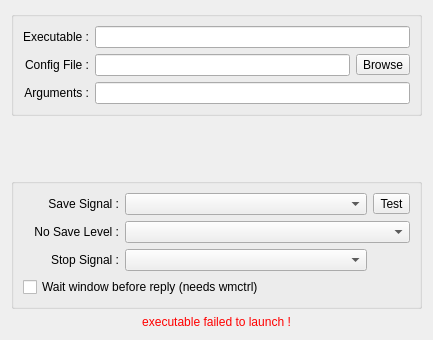
<?xml version="1.0" encoding="UTF-8"?>
<ui version="4.0">
 <class>Dialog</class>
 <widget class="QDialog" name="Dialog">
  <property name="geometry">
   <rect>
    <x>0</x>
    <y>0</y>
    <width>433</width>
    <height>340</height>
   </rect>
  </property>
  <property name="windowTitle">
   <string>Non NSM properties</string>
  </property>
  <layout class="QVBoxLayout" name="verticalLayout">
   <item>
    <layout class="QVBoxLayout" name="verticalLayout_2">
     <item>
      <widget class="QGroupBox" name="groupBox">
       <property name="toolTip">
        <string>&lt;html&gt;&lt;head/&gt;&lt;body&gt;&lt;p&gt;Command-line options are incompatible with robust session management for a variety of reasons, so the NSM server does not support them directly.&lt;/p&gt;&lt;p&gt;Some audio programs doesn't have NSM implementation yet, but they can have a LASH/LADISH implementation, and we can use it for the save signal.&lt;/p&gt;&lt;p&gt;Be warned that referring to files outside of the session directory will impair your ability to reliably archive and transport sessions. &lt;br/&gt;&lt;br/&gt;Patching the program to use NSM natively will result in a better experience. &lt;/p&gt;&lt;/body&gt;&lt;/html&gt;</string>
       </property>
       <property name="title">
        <string/>
       </property>
       <layout class="QGridLayout" name="gridLayout_3">
        <item row="1" column="1">
         <widget class="QLineEdit" name="lineEditConfigFile">
          <property name="toolTip">
           <string>&lt;html&gt;&lt;head/&gt;&lt;body&gt;&lt;p&gt;The program will be started with its current directory being a uniquely named directory under the current session directory. &lt;/p&gt;&lt;p&gt;It is recommended that you only refer to files in the current directory.&lt;/p&gt;&lt;/body&gt;&lt;/html&gt;</string>
          </property>
         </widget>
        </item>
        <item row="1" column="0">
         <widget class="QLabel" name="label_3">
          <property name="toolTip">
           <string>&lt;html&gt;&lt;head/&gt;&lt;body&gt;&lt;p&gt;The program will be started with its current directory being a uniquely named directory under the current session directory. &lt;/p&gt;&lt;p&gt;It is recommended that you only refer to files in the current directory.&lt;/p&gt;&lt;/body&gt;&lt;/html&gt;</string>
          </property>
          <property name="text">
           <string>Config File :</string>
          </property>
          <property name="alignment">
           <set>Qt::AlignRight|Qt::AlignTrailing|Qt::AlignVCenter</set>
          </property>
         </widget>
        </item>
        <item row="0" column="0">
         <widget class="QLabel" name="label_2">
          <property name="toolTip">
           <string>&lt;html&gt;&lt;head/&gt;&lt;body&gt;&lt;p&gt;Command-line options are incompatible with robust session management for a variety of reasons, so the NSM server does not support them directly.&lt;/p&gt;&lt;p&gt;Some audio programs doesn't have NSM implementation yet, but they can have a LASH/LADISH implementation, and we can use it for the save signal.&lt;/p&gt;&lt;p&gt;Be warned that referring to files outside of the session directory will impair your ability to reliably archive and transport sessions. &lt;br/&gt;&lt;br/&gt;Patching the program to use NSM natively will result in a better experience. &lt;/p&gt;&lt;/body&gt;&lt;/html&gt;</string>
          </property>
          <property name="text">
           <string>Executable :</string>
          </property>
          <property name="alignment">
           <set>Qt::AlignRight|Qt::AlignTrailing|Qt::AlignVCenter</set>
          </property>
         </widget>
        </item>
        <item row="0" column="1" colspan="2">
         <widget class="QLineEdit" name="lineEditExecutable">
          <property name="toolTip">
           <string>&lt;html&gt;&lt;head/&gt;&lt;body&gt;&lt;p&gt;Command-line options are incompatible with robust session management for a variety of reasons, so the NSM server does not support them directly.&lt;/p&gt;&lt;p&gt;Some audio programs doesn't have NSM implementation yet, but they can have a LASH/LADISH implementation, and we can use it for the save signal.&lt;/p&gt;&lt;p&gt;Be warned that referring to files outside of the session directory will impair your ability to reliably archive and transport sessions. &lt;br/&gt;&lt;br/&gt;Patching the program to use NSM natively will result in a better experience. &lt;/p&gt;&lt;/body&gt;&lt;/html&gt;</string>
          </property>
         </widget>
        </item>
        <item row="1" column="2">
         <widget class="QToolButton" name="toolButtonBrowse">
          <property name="toolTip">
           <string>&lt;html&gt;&lt;head/&gt;&lt;body&gt;&lt;p&gt;The program will be started with its current directory being a uniquely named directory under the current session directory. &lt;/p&gt;&lt;p&gt;It is recommended that you only refer to files in the current directory.&lt;/p&gt;&lt;/body&gt;&lt;/html&gt;</string>
          </property>
          <property name="text">
           <string>Browse</string>
          </property>
          <property name="icon">
           <iconset theme="folder-open">
            <normaloff>.</normaloff>.</iconset>
          </property>
          <property name="toolButtonStyle">
           <enum>Qt::ToolButtonTextBesideIcon</enum>
          </property>
         </widget>
        </item>
        <item row="2" column="0">
         <widget class="QLabel" name="label_5">
          <property name="toolTip">
           <string>&lt;html&gt;&lt;head/&gt;&lt;body&gt;&lt;p&gt;The environment variables $NSM_CLIENT_ID and $RAY_SESSION_NAME will contain the unique client ID (suitable for use as e.g. a JACK client name) and the display name for the session, respectively.&lt;br/&gt;The variable $CONFIG_FILE will contain the name of the config file selected above.&lt;/p&gt;&lt;/body&gt;&lt;/html&gt;</string>
          </property>
          <property name="text">
           <string>Arguments :</string>
          </property>
          <property name="alignment">
           <set>Qt::AlignRight|Qt::AlignTrailing|Qt::AlignVCenter</set>
          </property>
         </widget>
        </item>
        <item row="2" column="1" colspan="2">
         <widget class="QLineEdit" name="lineEditArguments">
          <property name="toolTip">
           <string>&lt;html&gt;&lt;head/&gt;&lt;body&gt;&lt;p&gt;The environment variables $NSM_CLIENT_ID and $RAY_SESSION_NAME will contain the unique client ID (suitable for use as e.g. a JACK client name) and the display name for the session, respectively.&lt;br/&gt;The variable $CONFIG_FILE will contain the name of the config file selected above.&lt;/p&gt;&lt;/body&gt;&lt;/html&gt;</string>
          </property>
         </widget>
        </item>
       </layout>
      </widget>
     </item>
     <item>
      <spacer name="verticalSpacer">
       <property name="orientation">
        <enum>Qt::Vertical</enum>
       </property>
       <property name="sizeHint" stdset="0">
        <size>
         <width>20</width>
         <height>40</height>
        </size>
       </property>
      </spacer>
     </item>
     <item>
      <widget class="QGroupBox" name="groupBox_3">
       <property name="title">
        <string/>
       </property>
       <layout class="QGridLayout" name="gridLayout_2">
        <item row="4" column="0" colspan="3">
         <widget class="QCheckBox" name="checkBoxWaitWindow">
          <property name="text">
           <string>Wait window before reply (needs wmctrl)</string>
          </property>
         </widget>
        </item>
        <item row="0" column="1">
         <widget class="QComboBox" name="comboSaveSig">
          <property name="toolTip">
           <string>&lt;html&gt;&lt;head/&gt;&lt;body&gt;&lt;p&gt;Some (very few) programs may respond to a specific Unix signal by somehow saving their state.&lt;/p&gt;&lt;p&gt;If 'Save Signal' is set to something other than 'None', then Ray Proxy will deliver the specified signal to the proxied process upon an NSM 'Save' event.&lt;/p&gt;&lt;p&gt;If program is compatible with LASH/LADISH, save signal is SIGUSR1.&lt;/p&gt;&lt;p&gt;Most programs will treat these signals just like SIGTERM and die.&lt;/p&gt;&lt;p&gt;You have been warned.&lt;/p&gt;&lt;/body&gt;&lt;/html&gt;</string>
          </property>
         </widget>
        </item>
        <item row="2" column="0">
         <widget class="QLabel" name="label_10">
          <property name="sizePolicy">
           <sizepolicy hsizetype="Preferred" vsizetype="Preferred">
            <horstretch>0</horstretch>
            <verstretch>0</verstretch>
           </sizepolicy>
          </property>
          <property name="toolTip">
           <string>&lt;html&gt;&lt;head/&gt;&lt;body&gt;&lt;p&gt;Most programs will shutdown gracefully when sent a SIGTERM or SIGINT signal.&lt;br/&gt;It's impossible to know which signal a specific program will respond to.&lt;br/&gt;A unhandled signal will simply kill the process, and may cause problems with the audio subsystem (e.g. JACK).&lt;br/&gt;Check the program's documentation or source code to determine which signal to use to stop it gracefully.&lt;/p&gt;&lt;/body&gt;&lt;/html&gt;</string>
          </property>
          <property name="text">
           <string>Stop Signal :</string>
          </property>
          <property name="alignment">
           <set>Qt::AlignRight|Qt::AlignTrailing|Qt::AlignVCenter</set>
          </property>
         </widget>
        </item>
        <item row="0" column="2">
         <widget class="QToolButton" name="toolButtonTestSave">
          <property name="text">
           <string>Test</string>
          </property>
          <property name="icon">
           <iconset theme="send-to-symbolic">
            <normaloff>.</normaloff>.</iconset>
          </property>
          <property name="toolButtonStyle">
           <enum>Qt::ToolButtonTextBesideIcon</enum>
          </property>
         </widget>
        </item>
        <item row="2" column="1">
         <widget class="QComboBox" name="comboStopSig">
          <property name="toolTip">
           <string>&lt;html&gt;&lt;head/&gt;&lt;body&gt;&lt;p&gt;Most programs will shutdown gracefully when sent a SIGTERM or SIGINT signal.&lt;br/&gt;It's impossible to know which signal a specific program will respond to.&lt;br/&gt;A unhandled signal will simply kill the process, and may cause problems with the audio subsystem (e.g. JACK).&lt;br/&gt;Check the program's documentation or source code to determine which signal to use to stop it gracefully.&lt;/p&gt;&lt;/body&gt;&lt;/html&gt;</string>
          </property>
         </widget>
        </item>
        <item row="0" column="0">
         <widget class="QLabel" name="label_8">
          <property name="sizePolicy">
           <sizepolicy hsizetype="Preferred" vsizetype="Preferred">
            <horstretch>0</horstretch>
            <verstretch>0</verstretch>
           </sizepolicy>
          </property>
          <property name="toolTip">
           <string>&lt;html&gt;&lt;head/&gt;&lt;body&gt;&lt;p&gt;Some (very few) programs may respond to a specific Unix signal by somehow saving their state.&lt;/p&gt;&lt;p&gt;If 'Save Signal' is set to something other than 'None', then Ray Proxy will deliver the specified signal to the proxied process upon an NSM 'Save' event.&lt;/p&gt;&lt;p&gt;If program is compatible with LASH/LADISH, save signal is SIGUSR1.&lt;/p&gt;&lt;p&gt;Most programs will treat these signals just like SIGTERM and die.&lt;/p&gt;&lt;p&gt;You have been warned.&lt;/p&gt;&lt;/body&gt;&lt;/html&gt;</string>
          </property>
          <property name="text">
           <string>Save Signal :</string>
          </property>
          <property name="alignment">
           <set>Qt::AlignRight|Qt::AlignTrailing|Qt::AlignVCenter</set>
          </property>
         </widget>
        </item>
        <item row="1" column="0">
         <widget class="QLabel" name="labelNoSaveLevel">
          <property name="sizePolicy">
           <sizepolicy hsizetype="Preferred" vsizetype="Preferred">
            <horstretch>0</horstretch>
            <verstretch>0</verstretch>
           </sizepolicy>
          </property>
          <property name="text">
           <string>No Save Level :</string>
          </property>
          <property name="alignment">
           <set>Qt::AlignRight|Qt::AlignTrailing|Qt::AlignVCenter</set>
          </property>
         </widget>
        </item>
        <item row="1" column="1" colspan="2">
         <widget class="QComboBox" name="comboNoSave">
          <property name="sizePolicy">
           <sizepolicy hsizetype="Preferred" vsizetype="Fixed">
            <horstretch>1</horstretch>
            <verstretch>0</verstretch>
           </sizepolicy>
          </property>
          <property name="toolTip">
           <string>&lt;html&gt;&lt;head/&gt;&lt;body&gt;&lt;p&gt;If this proxy has no save signal,&lt;br/&gt;it can sends to session manager this information.&lt;/p&gt;&lt;p&gt;&lt;ul&gt;&lt;li&gt;0 - this information is not sent.&lt;/li&gt;&lt;li&gt;1 - this information is sent, session manager will ask user to close programs himself at session unload.&lt;/li&gt;&lt;li&gt;2 - this information is sent, session manager can try to close window gracefully before to ask user to close programs himself  at session unload. Good choice if the program displays a dialog if changes are not saved.&lt;/li&gt;&lt;/ul&gt;&lt;/p&gt;&lt;/body&gt;&lt;/html&gt;</string>
          </property>
         </widget>
        </item>
       </layout>
      </widget>
     </item>
     <item>
      <widget class="QLabel" name="labelError">
       <property name="styleSheet">
        <string notr="true">color: red</string>
       </property>
       <property name="text">
        <string>executable failed to launch !</string>
       </property>
       <property name="alignment">
        <set>Qt::AlignCenter</set>
       </property>
      </widget>
     </item>
    </layout>
   </item>
  </layout>
 </widget>
 <resources/>
 <connections/>
</ui>
